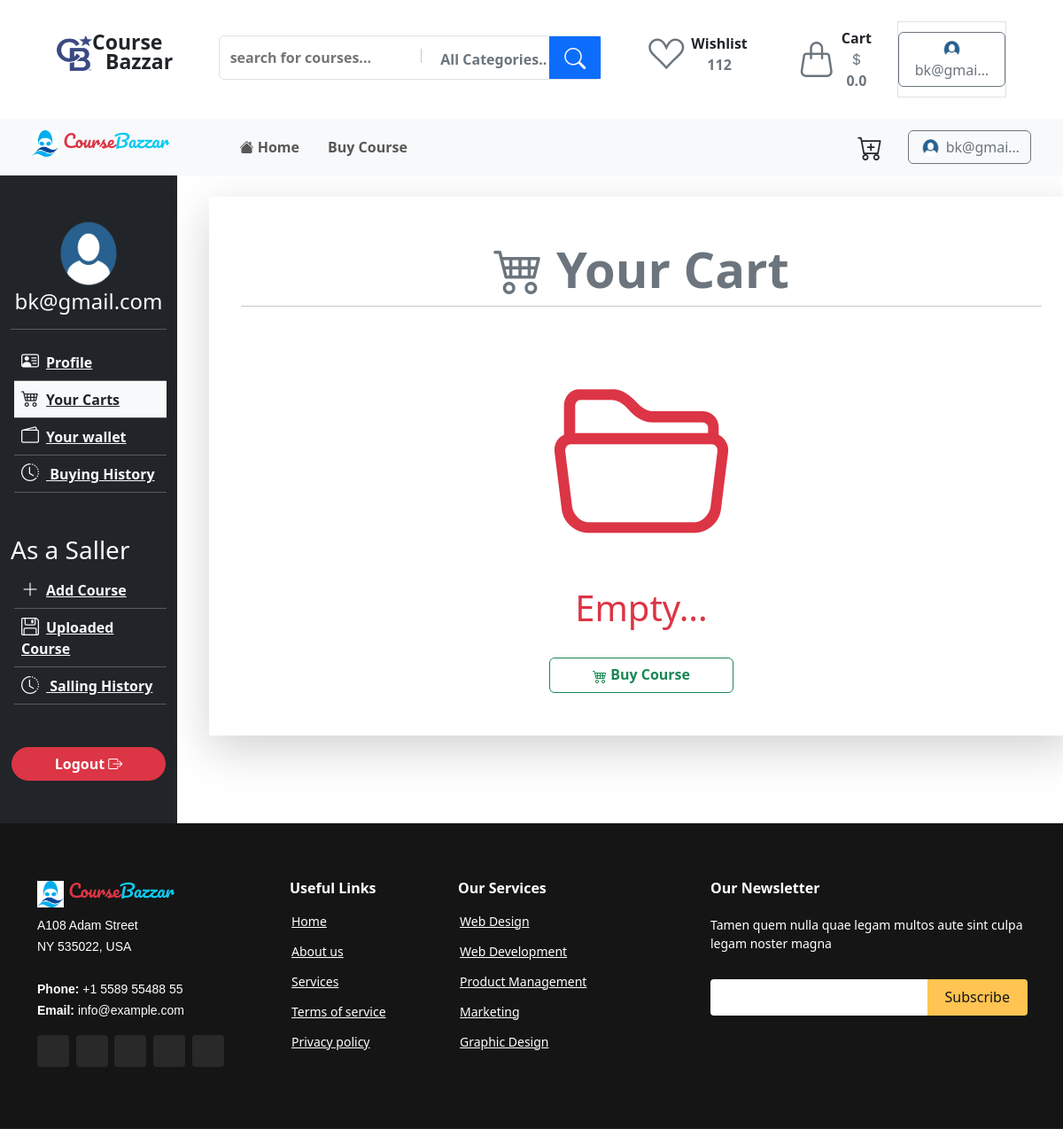
/customer/deshboard/carts/ (signed in), run on the app's committed database.
### customer/models.py (models this page shows)
class CustomUser(AbstractUser):
    is_buyer = models.BooleanField(default=True)
    is_saller = models.BooleanField(default=False)
    phone = models.CharField(max_length=15)
    gender =  models.CharField(max_length=32,choices=(('male',"Male"),("female", "Female"),("other", "Other")))
    image = models.ImageField(upload_to='Profile/', default='Profile/pic.png')

### customer/views.py (the view)
# urls.py: path("customer/deshboard/carts/", customer_view.customercart, name="customercart"),
@login_required(login_url='login')
def customercart(request):
    user = CustomUser.objects.get(id=request.user.id)
    carts = AddToCart.objects.filter(user_id=user.id)
    context = {'carts':carts}
    return render(request, 'customercart.html', context)

### customer/profile_context.py (called while the page is built)
def profile_detail(request):
    user = request.user
    if user.username == "admin":
        customer = False
        return  {'customer':customer}
    if user.is_authenticated :
        customer = CustomUser.objects.get(id = user.id)
        cartcounter =  AddToCart.objects.filter(user_id = customer.id).count()
        carts =  AddToCart.objects.filter(user_id = customer.id)
        total_price = 0.00
        for cart in carts:
            total_price += cart.course.price
        print(total_price)
        context={
            'customer':customer,
            'cartcounter' : cartcounter,
            'total_price':total_price
        }
    else:
        context={
            'customer':False
        }
    return  context

### templates/customercart.html (shortened to what this page needs)
{% extends "base.html" %}
{% load static %}
{% block body %}
<div class="container-fluid">
  <div class="row">
    <div class="col-2 bg-dark">
      {% include 'customerdeshboard_sidebar.html' with customercart='bg-light text-dark' %}
    </div>
    <div class="col-10">
      <div class="container shadow-lg m-4 p-5">
        <div class="row">
          <h1 class="display-4 text-center fw-bold text-secondary"> <i class="bi bi-cart4"></i> Your Cart</h1>
          <hr />
        </div>
        {% if not carts %}
        <div class="row">
          <div
            class="col-6 mx-auto text-center text-danger d-flex flex-column justify-content-center"
          >
            <i class="bi bi-folder2-open" style="font-size: 200px"></i>
            <h1>Empty...</h1>
            <a href="{% url 'Buy Course' %}">
              <button
                class="w-auto mt-4 btn btn-outline-success px-5 fw-semibold large"
              >
                <i class="bi bi-cart4 align-middle"></i> Buy Course
              </button>
            </a>
          </div>
        </div>
        {% endif %}
      </div>
    </div>
  </div>
</div>
{% endblock body %}

### templates/header.html (shortened to what this page needs)
{% load static %}
<div class="container-fluid px-5">
  <div class="row px-3 py-4">
      <div class="col-lg-2 col-sm-5 pt-3 d-flex text-center">
          <span>
              <img src="{% static 'images/cb-logo.png' %}" width="40px" height="40px" alt="" srcset="">
          </span>
          <span class="h-100 position-relative">
            <p class="mb-0  pb-0 fw-bold position-absolute" style="top:-10px; font-size:23px">Course</p>
            <p class="mb-0  pb-0 fw-bold position-absolute" style="top:12px; left:15px; font-size:23px">Bazzar</p>
          </span>
      </div>
      <div class="col-lg-5 col-sm-10  pt-3">
          <div class="border rounded-2 p-0 position-relative">
              <input type="text" class="border-0 m-1 p-2 w-50 fw-semibold" placeholder="search for courses..." name="" id="">
              <button class="btn text-secondary fw-semibold ps-3">All Categories.. </button>
              <button class="btn btn-primary position-absolute top-0 end-0 h-100 px-3 fs-4 rounded-0 text-light"><i class="bi bi-search"></i></button>
          </div>
      </div>
      <div class="col--lg5  col-sm-5  d-flex">
        <a href="">
          <button class=" btn ">
            <div class="mx-3 d-flex  align-items-center">
              <div>
                <i class="bi bi-suit-heart fs-1 text-secondary align-center"></i>
              </div>
              <div class="ps-2">
                <p class="mb-0 fw-semibold text-dark ">
                  Wishlist
                </p>
                <p class="mb-0 fw-semibold text-secondary">
                  112
                </p>
              </div>
            </div>
          </button>
        </a>
        <a href="{% url 'customercart' %}">
          <button class="btn">
            <div class="mx-3 d-flex  align-items-center">
             <div class=" position-relative">
               <i class="bi bi-handbag  fs-1 text-secondary align-center "></i>
               </div>
             <div class="ps-2">
               <p class="mb-0 fw-semibold text-dark ">
                 Cart
               </p>
               <p class="mb-0 fw-semibold text-secondary fs-6">
                 <i class="bi bi-currency-dollar "></i>{{total_price}}
               </p>
             </div>
           </div>
          </button>
        </a>
        {% if user.is_authenticated %}
          <div class="border  d-flex  align-items-center ms-auto">
            <a href="{% url 'customerprofile' %}" class="text-decoration-none">
              <button class="btn btn-outline-secondary">
                <img src="{{customer.image.url}}" alt="" style="width: 25px; height:22px" class="rounded-circle">
                {{user.email|truncatechars:8}}
              </button>
            </a>
          </div>
        {% endif %}
      </div>
  </div>
</div>
<nav class="navbar navbar-expand-lg bg-light px-4 py-1">
    <div class="container-fluid">
      <a class="navbar-brand h5" style="font-family: 'Pacifico', cursive;" href="/">
        <img src='{% static "images\logo.png" %}' style="width:30px; height:30px" srcset="">
        <span class="text-danger">Course</span><span class="text-info">Bazzar</span>
      </a>
      <div class="collapse navbar-collapse" id="navbarSupportedContent">
        <ul class="navbar-nav me-auto ps-5 mb-2 mb-lg-0">
          <li class="nav-item">
            <a class="nav-link mx-2 fw-semibold {{home}}" aria-current="page" href="{% url 'home' %}"><i class="bi bi-house-fill"></i> Home</a>
          </li>
          <li class="nav-item">
            <a class="nav-link mx-2 fw-semibold {{buycourse}}" aria-current="page" href="{% url 'Buy Course' %}">Buy Course</a>
          </li>
        </ul>
       <div>
        {% if user.is_authenticated %}
        <a href="{% url 'customercart' %}" class="text-decoration-none">
          <button  class="btn position-relative me-2 px-3">
            <i class="bi bi-cart-plus fs-3"></i>
          </button>
        </a>
          <a href="{% url 'customerprofile' %}" class="text-decoration-none">
            <button class="btn btn-outline-secondary">
              <img src="{{customer.image.url}}" alt="" style="width: 25px; height:22px" class="rounded-circle">
              {{user.email|truncatechars:8}}
            </button>
          </a>
        {% endif %}
       </div>
      </div>
    </div>
  </nav>

### templates/customerdeshboard_sidebar.html (shortened to what this page needs)
{% load static %}
<div class="py-5">
  <div class="text-center">
    {% if customer.image.url %}
    <img
      src="{{ customer.image.url }}"
      alt
      style="height: 80px; width: 90px"
      class="rounded-circle"
    />
    {% endif %}
    <h4 class="text-light">{{user.email}}</h4>
    <hr class="text-light" />
  </div>
  <div class="text-start">
    <ul class="ps-1" type="none">
      <a
        href="{% url 'customerprofile' %}"
        class="fw-semibold text-light {{profile}} "
        ><li class="{{profile}} align-center p-2">
          <i
            class="bi bi-person-vcard fw-semibold h5 pe-2 text-light {{profile}}"
          ></i
          >Profile
        </li></a
      >
      <hr class="text-light m-0" />
      <a
        href="{% url 'customercart' %}"
        class="fw-semibold text-light {{customercart}} w-100"
        ><li class="align-center p-2 {{customercart}}">
          <i
            class="bi bi-cart4 fw-semibold text-light h5 pe-2 {{customercart}}"
          ></i
          >Your Carts
        </li></a
      >
      <hr class="text-light m-0" />
      <a
        href="{% url 'wallet' %}"
        class="fw-semibold text-light {{wallet}} w-100"
        ><li class="align-center p-2 {{wallet}}">
          <i class="bi bi-wallet2 fw-semibold text-light h5 pe-2 {{wallet}}"></i
          >Your wallet
        </li></a
      >
      <hr class="text-light m-0" />
      <a
        href="{% url 'history' %}"
        class="fw-semibold text-light {{history}} w-100"
        ><li class="align-center p-2 {{history}}">
          <i
            class="bi bi-clock-history fw-semibold text-light h5 pe-2 {{history}}"
          ></i>
         Buying History
        </li></a
      >
      <hr class="text-light m-0" />
    </ul>
    <h3 class="text-light mt-5">As a Saller</h3>
    {% if user.is_saller %}
    <ul class="ps-1" type="none">
      <a
        href="{% url 'addcourse' %}"
        class="fw-semibold text-light {{addcourse}} w-100"
        ><li class="align-center p-2 {{addcourse}}">
          <i
            class="bi bi-plus-lg fw-semibold text-light h5 pe-2 {{addcourse}}"
          ></i
          >Add Course
        </li></a
      >
      <hr class="text-light m-0" />
      <a
        href="{% url 'uploadedcourses' %}"
        class="fw-semibold text-light {{uploadedcourses}} w-100"
        ><li class="align-center p-2 {{uploadedcourses}}">
          <i
            class="bi bi-floppy fw-semibold text-light h5 pe-2 {{uploadedcourses}}"
          ></i
          >Uploaded Course
        </li></a
      >
      <hr class="text-light m-0" />
      <a
        href="{% url 'history' %}"
        class="fw-semibold text-light {{history}} w-100"
        ><li class="align-center p-2 {{history}}">
          <i
            class="bi bi-clock-history fw-semibold text-light h5 pe-2 {{history}}"
          ></i>
         Salling History
        </li></a
      >
      <hr class="text-light m-0" />
    </ul>
    {% endif %}
  </div>
  <div class="text-center mt-5">
    <a href="{% url 'customerlogout' %}">
      <button
        class="btn btn-danger fw-semibold rounded-pill px-5 w-auto align-middle"
      >
        Logout <i class="bi bi-box-arrow-right"></i>
      </button>
    </a>
  </div>
</div>

### data on the page
CustomUser: image (picture), email "bk@gmai…", email "bk@gmail.com"

### other printed values
{{ total_price }} "0.0"
